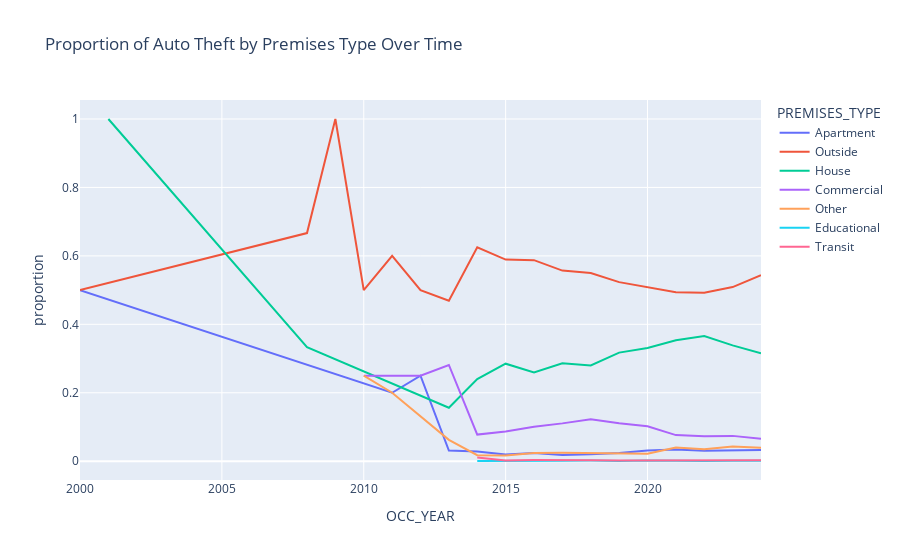

Notebook code for this chart:
### Code cell
fig_trend = px.line(premises_distribution, x='OCC_YEAR', y='proportion', color='PREMISES_TYPE',
                    title='Proportion of Auto Theft by Premises Type Over Time')
fig_trend.show()

### Figure 1 — Plotly figure (JSON) as saved in the notebook; plotly's stock layout.template omitted (floating-point values rounded to 4 significant figures)
{"data": [{"hovertemplate": "PREMISES_TYPE=Apartment<br>OCC_YEAR=%{x}<br>proportion=%{y}<extra></extra>", "legendgroup": "Apartment", "line": {"color": "#636efa", "dash": "solid"}, "marker": {"symbol": "circle"}, "mode": "lines", "name": "Apartment", "orientation": "v", "showlegend": true, "type": "scatter", "x": [2000, 2011, 2012, 2013, 2014, 2015, 2016, 2017, 2018, 2019, 2020, 2021, 2022, 2023, 2024], "xaxis": "x", "y": [0.5, 0.2, 0.25, 0.03125, 0.02857, 0.01928, 0.02393, 0.0181, 0.0204, 0.02361, 0.03156, 0.03407, 0.03055, 0.03185, 0.03302], "yaxis": "y"}, {"hovertemplate": "PREMISES_TYPE=Outside<br>OCC_YEAR=%{x}<br>proportion=%{y}<extra></extra>", "legendgroup": "Outside", "line": {"color": "#EF553B", "dash": "solid"}, "marker": {"symbol": "circle"}, "mode": "lines", "name": "Outside", "orientation": "v", "showlegend": true, "type": "scatter", "x": [2000, 2008, 2009, 2010, 2011, 2012, 2013, 2014, 2015, 2016, 2017, 2018, 2019, 2020, 2021, 2022, 2023, 2024], "xaxis": "x", "y": [0.5, 0.6667, 1, 0.5, 0.6, 0.5, 0.4688, 0.625, 0.589, 0.5875, 0.557, 0.5498, 0.5233, 0.5095, 0.4935, 0.4921, 0.5088, 0.5436], "yaxis": "y"}, {"hovertemplate": "PREMISES_TYPE=House<br>OCC_YEAR=%{x}<br>proportion=%{y}<extra></extra>", "legendgroup": "House", "line": {"color": "#00cc96", "dash": "solid"}, "marker": {"symbol": "circle"}, "mode": "lines", "name": "House", "orientation": "v", "showlegend": true, "type": "scatter", "x": [2001, 2008, 2013, 2014, 2015, 2016, 2017, 2018, 2019, 2020, 2021, 2022, 2023, 2024], "xaxis": "x", "y": [1, 0.3333, 0.1562, 0.2401, 0.2849, 0.259, 0.2861, 0.2798, 0.3173, 0.331, 0.3533, 0.3656, 0.3385, 0.3154], "yaxis": "y"}, {"hovertemplate": "PREMISES_TYPE=Commercial<br>OCC_YEAR=%{x}<br>proportion=%{y}<extra></extra>", "legendgroup": "Commercial", "line": {"color": "#ab63fa", "dash": "solid"}, "marker": {"symbol": "circle"}, "mode": "lines", "name": "Commercial", "orientation": "v", "showlegend": true, "type": "scatter", "x": [2010, 2012, 2013, 2014, 2015, 2016, 2017, 2018, 2019, 2020, 2021, 2022, 2023, 2024], "xaxis": "x", "y": [0.25, 0.25, 0.2812, 0.07775, 0.0866, 0.1005, 0.1105, 0.1228, 0.1112, 0.1019, 0.07627, 0.07287, 0.07397, 0.06524], "yaxis": "y"}, {"hovertemplate": "PREMISES_TYPE=Other<br>OCC_YEAR=%{x}<br>proportion=%{y}<extra></extra>", "legendgroup": "Other", "line": {"color": "#FFA15A", "dash": "solid"}, "marker": {"symbol": "circle"}, "mode": "lines", "name": "Other", "orientation": "v", "showlegend": true, "type": "scatter", "x": [2010, 2011, 2013, 2014, 2015, 2016, 2017, 2018, 2019, 2020, 2021, 2022, 2023, 2024], "xaxis": "x", "y": [0.25, 0.2, 0.0625, 0.01758, 0.01652, 0.02423, 0.02468, 0.02311, 0.02175, 0.02156, 0.04025, 0.03491, 0.04285, 0.0393], "yaxis": "y"}, {"hovertemplate": "PREMISES_TYPE=Educational<br>OCC_YEAR=%{x}<br>proportion=%{y}<extra></extra>", "legendgroup": "Educational", "line": {"color": "#19d3f3", "dash": "solid"}, "marker": {"symbol": "circle"}, "mode": "lines", "name": "Educational", "orientation": "v", "showlegend": true, "type": "scatter", "x": [2014, 2015, 2016, 2017, 2018, 2019, 2020, 2021, 2022, 2023, 2024], "xaxis": "x", "y": [0.0005495, 0.00153, 0.001496, 0.001371, 0.001665, 0.0005577, 0.002242, 0.0009044, 0.0008119, 0.001141, 0.001013], "yaxis": "y"}, {"hovertemplate": "PREMISES_TYPE=Transit<br>OCC_YEAR=%{x}<br>proportion=%{y}<extra></extra>", "legendgroup": "Transit", "line": {"color": "#FF6692", "dash": "solid"}, "marker": {"symbol": "circle"}, "mode": "lines", "name": "Transit", "orientation": "v", "showlegend": true, "type": "scatter", "x": [2014, 2015, 2016, 2017, 2018, 2019, 2020, 2021, 2022, 2023, 2024], "xaxis": "x", "y": [0.01044, 0.002142, 0.00329, 0.002194, 0.002498, 0.002231, 0.002242, 0.001658, 0.003146, 0.002851, 0.002431], "yaxis": "y"}], "layout": {"legend": {"title": {"text": "PREMISES_TYPE"}, "tracegroupgap": 0}, "title": {"text": "Proportion of Auto Theft by Premises Type Over Time"}, "xaxis": {"anchor": "y", "domain": [0, 1], "title": {"text": "OCC_YEAR"}}, "yaxis": {"anchor": "x", "domain": [0, 1], "title": {"text": "proportion"}}}}
